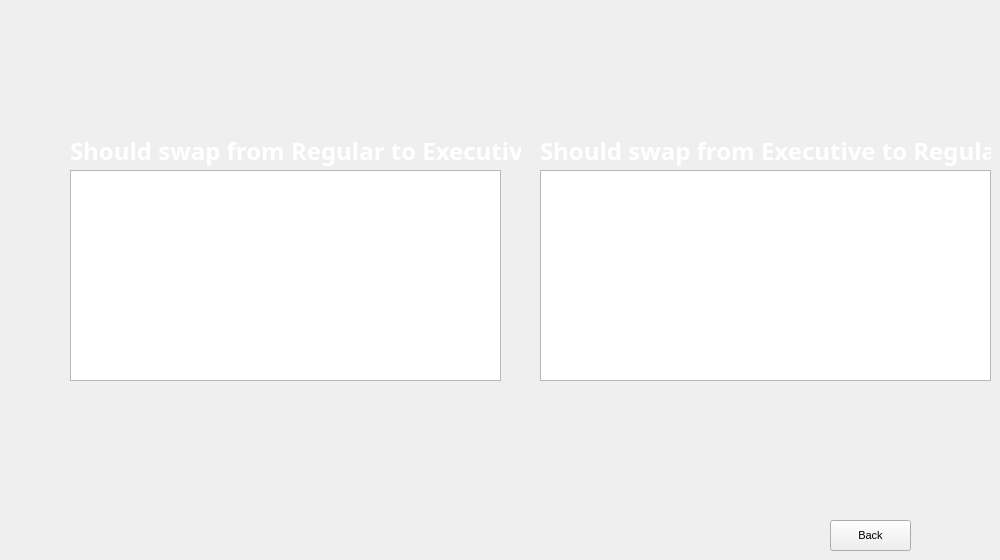
    <widget class="QWidget" name="page_5">
     <widget class="QTableView" name="tableView_3">
      <property name="geometry">
       <rect>
        <x>70</x>
        <y>170</y>
        <width>431</width>
        <height>211</height>
       </rect>
      </property>
      <property name="styleSheet">
       <string notr="true">background:rgba(255,255,255,.10);
</string>
      </property>
     </widget>
     <widget class="QTableView" name="tableView_4">
      <property name="geometry">
       <rect>
        <x>540</x>
        <y>170</y>
        <width>451</width>
        <height>211</height>
       </rect>
      </property>
      <property name="styleSheet">
       <string notr="true">background:rgba(255,255,255,.10);
</string>
      </property>
     </widget>
     <widget class="QLabel" name="label_32">
      <property name="geometry">
       <rect>
        <x>70</x>
        <y>130</y>
        <width>451</width>
        <height>41</height>
       </rect>
      </property>
      <property name="font">
       <font>
        <family>Yu Gothic UI Semibold</family>
        <pointsize>18</pointsize>
        <weight>75</weight>
        <bold>true</bold>
        <underline>false</underline>
       </font>
      </property>
      <property name="styleSheet">
       <string notr="true">background:rgba(255,255,255,.0);
color: rgb(255, 255, 255);</string>
      </property>
      <property name="text">
       <string>Should swap from Regular to Executive</string>
      </property>
     </widget>
     <widget class="QLabel" name="label_33">
      <property name="geometry">
       <rect>
        <x>540</x>
        <y>130</y>
        <width>451</width>
        <height>41</height>
       </rect>
      </property>
      <property name="font">
       <font>
        <family>Yu Gothic UI Semibold</family>
        <pointsize>18</pointsize>
        <weight>75</weight>
        <bold>true</bold>
        <underline>false</underline>
       </font>
      </property>
      <property name="styleSheet">
       <string notr="true">background:rgba(255,255,255,.0);
color: rgb(255, 255, 255);</string>
      </property>
      <property name="text">
       <string>Should swap from Executive to Regular</string>
      </property>
     </widget>
     <widget class="QPushButton" name="pushButton_24">
      <property name="geometry">
       <rect>
        <x>830</x>
        <y>520</y>
        <width>81</width>
        <height>31</height>
       </rect>
      </property>
      <property name="font">
       <font>
        <pointsize>8</pointsize>
       </font>
      </property>
      <property name="styleSheet">
       <string notr="true">background:rgba(255,255,255,.5);</string>
      </property>
      <property name="text">
       <string>Back</string>
      </property>
     </widget>
    </widget>
